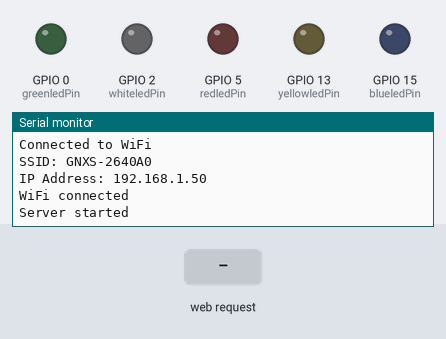
The sketch below on a simulated ESP8266 (NodeMCU). Shown: output pins drawn as LEDs (lit = HIGH), the last lines printed to the serial monitor. Inputs (shaded band) come from the test bench. WiFi joins after 1.5 s; servers stay silent unless stated.

Above: at 3.2 s.
3.3 s: HTTP request GET /Neutral received
At 4.4 s:
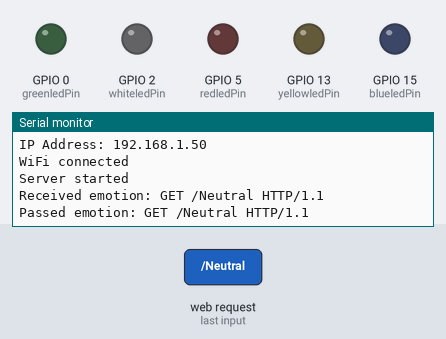
4.8 s: HTTP request GET /Happy received
At 5.6 s:
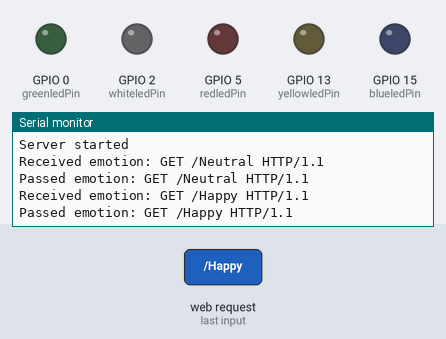
6.3 s: HTTP request GET /Sad received
At 6.7 s:
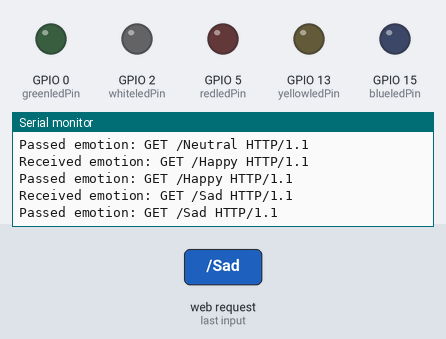

Measured:
- after the input at 3.3 s, the serial monitor: prints a new line at once (image 1)
- after the input at 4.8 s, the serial monitor: prints a new line at once (image 2)
- after the input at 6.3 s, the serial monitor: prints a new line at once (image 3)

The sketch:

esp8266NodeMCU_EmotionControl.ino
```cpp
#include <ESP8266WiFi.h>
#include <WiFiClient.h>

const char* ssid = "GNXS-2640A0";     // Replace with your WiFi SSID
const char* password = "22november"; // Replace with your WiFi password

WiFiServer server(12345);  // TCP server port


int whiteledPin = 2;
int greenledPin = 0;
int redledPin = 5;
int blueledPin = 15;
int yellowledPin = 13;

void setup() {
  Serial.begin(9600);
  pinMode(whiteledPin, OUTPUT);
  pinMode(greenledPin, OUTPUT);
  pinMode(redledPin, OUTPUT);
  pinMode(blueledPin, OUTPUT);
  pinMode(yellowledPin, OUTPUT);
  Serial.println("Starting MCU");

  // Connect to WiFi
  Serial.println("Connecting to WiFi...");
  WiFi.begin(ssid, password);

  while (WiFi.status() != WL_CONNECTED) {
    delay(1000);
    Serial.println("Attempting to connect to WiFi...");
  }

  // If connected, print the WiFi network details
  Serial.println("Connected to WiFi");
  Serial.print("SSID: ");
  Serial.println(ssid);
  Serial.print("IP Address: ");
  Serial.println(WiFi.localIP());
  Serial.println("WiFi connected");

  // Start the server
  server.begin();
  Serial.println("Server started");
}

void setLEDColor(String emotion) {
  // Print the received emotion for debugging
  Serial.print("Passed emotion: ");
  Serial.println(emotion);

  // Set all LED pins to LOW
  digitalWrite(whiteledPin, LOW);
  digitalWrite(greenledPin, LOW);
  digitalWrite(redledPin, LOW);
  digitalWrite(blueledPin, LOW);
  digitalWrite(yellowledPin, LOW);

  // Determine the LED color based on the received emotion
  if (emotion.startsWith("Neutral")) {
    digitalWrite(whiteledPin, HIGH);
  } else if (emotion.startsWith("Happy")) {
    digitalWrite(greenledPin, HIGH);
  }
  else if (emotion.startsWith("Sad")) {
    digitalWrite(blueledPin, HIGH);
  }
  else if (emotion.startsWith("Angry")) {
    digitalWrite(redledPin, HIGH);
  }
  else if (emotion.startsWith("Surprise")) {
    digitalWrite(yellowledPin, HIGH);
  }
}


void loop() {
  // Check if a client has connected
  WiFiClient client = server.available();
  if (!client) {
    return;
  }

  // Wait until the client sends some data
  while (!client.available()) {
    delay(1);
  }

  // Read the first line of the request
  String emotion = client.readStringUntil('\r');
  Serial.print("Received emotion: ");
  Serial.println(emotion);

  // Set the LED color based on the received emotion
  setLEDColor(emotion);

  // Send response to the client
  client.println("Emotion received");
  client.flush();

  // Wait a moment before closing the connection
  delay(10);
}
```
